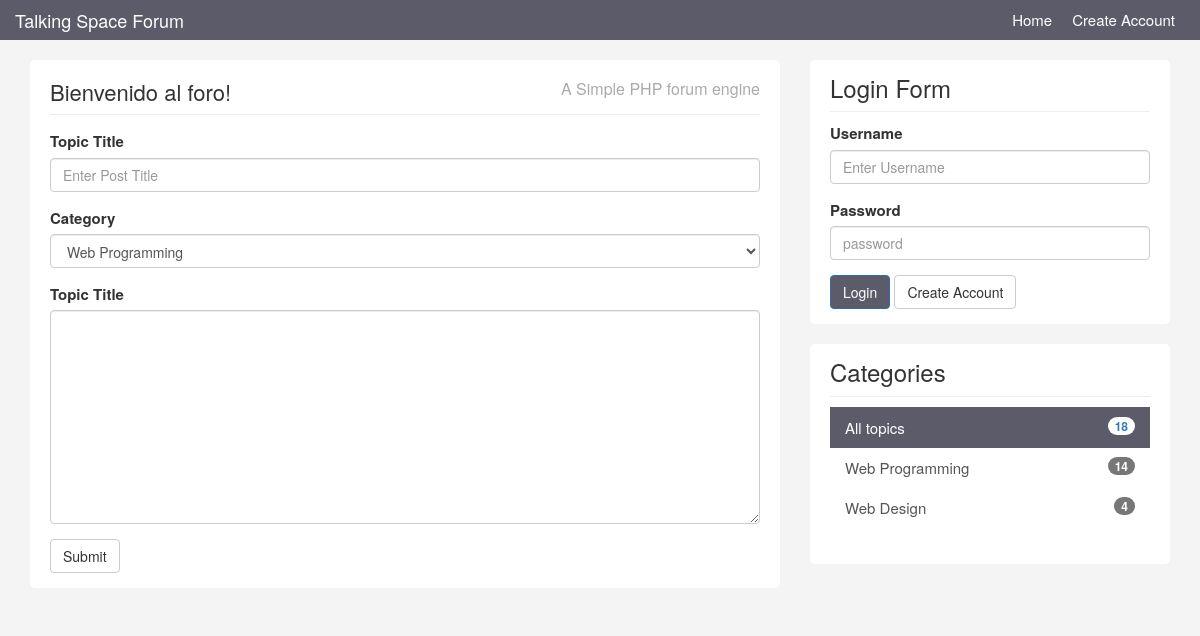
Page /create.php on the committed database.
### tables this page shows
CREATE TABLE `categories` (
  `id` int(11) NOT NULL AUTO_INCREMENT,
  `name` varchar(255) NOT NULL,
  `description` text NOT NULL,
  PRIMARY KEY (`id`)
);

### htdocs/libraries/Template.php (called while the page is built, shortened)
<?php
class Template {
    protected $template;
    public function __construct($template){
        $this->template = $template;
    }
    public function __toString(){
        include basename($this->template);
        return ob_get_clean();
    }
}

### htdocs/libraries/Database.php (called while the page is built, shortened)
<?php
class Database{
    private $host = DB_HOST;
    private $user = DB_USER;
    private $pass = DB_PASS;
    private $dbname = DB_NAME;
    private $dbh;
    private $stmt;
    public function __construct(){
        $dsn = 'mysql:host=' . $this->host . ';dbname=' . $this->dbname;
        $options = array(
            PDO::ATTR_PERSISTENT => true,
            PDO::ATTR_ERRMODE => PDO::ERRMODE_EXCEPTION
        );
        try {
            $this->dbh = new PDO($dsn, $this->user, $this->pass, $options);
        }catch (PDOException $e) {
            $this->error = $e->getMessage();
        }
    }
    public function query($query){
        $this->stmt = $this->dbh->prepare($query);
    }
    public function bind($param, $value, $type = null){
        if (is_null($type)) {
            switch (true) {
                default:
                    $type = PDO::PARAM_STR;
            }
        }
        $this->stmt->bindValue($param, $value, $type);
    }
    public function execute(){
        return $this->stmt->execute();
    }
    public function resultset(){
        $this->execute();
        return $this->stmt->fetchAll(PDO::FETCH_ASSOC);
    }
    public function rowCount(){
        return $this->stmt->rowCount();
    }
}
?>

### htdocs/helpers/db_helper.php (called while the page is built, shortened)
<?php
    function getCategories(){
        $db=new Database;
        $db->query('select * from categories');
        $results = $db->resultset();
        return $results;
    }
    function postCountByCategory($category_id){
        $db = new Database;
        $db->query('select * from topics where category_id = :category_id');
        $db->bind(':category_id',$category_id);
        $result = $db->resultset();
        $category_count = $db->rowCount();
        return $category_count;
    }
    function totalPostCount(){
        $db = new Database;
        $db->query('select * from topics where 1');
        $result = $db->resultset();
        $count = $db->rowCount();
        return $count;
    }
?>

### htdocs/helpers/system_helper.php (called while the page is built, shortened)
<?php
function isLoggedIn(){
    if(isset($_SESSION['is_logged_in'])){
        return true;
    } else {
        return false;
    }
}
?>

### htdocs/helpers/format_helper.php (called while the page is built, shortened)
<?php
function is_active($category){
    if(isset($_GET['category'])){
        if($_GET['category'] == $category){
            return 'active';
        } else {
            return '';
        }
    } else {
        if($category == null){
        return 'active';
        }
    }
}
?>

### htdocs/templates/create.php (the view, shortened to what this page needs)
<?php include('includes/header.php'); ?>
                        <form role="form" method="post" action="create.php">
                            <div class="form-group">
                                <label>Topic Title</label>
                                <input type="text" class="form-control" name="title" placeholder="Enter Post Title" />
                            </div>
                            <div class="form-group">
                                <label>Category</label>
                                <select class="form-control" name="category_id">
                                    <?php foreach(getCategories() as $category) : ?>
                                        <option value="<?php echo $category['id']; ?>"><?php echo $category['name']; ?></option>
                                    <?php endforeach; ?>
                                </select>
                            </div>
                            <div class="form-group">
                                <label>Topic Title</label>
                                <textarea id="body" rows="10" cols="80" class="form-control" name="body"></textarea>
                            </div>
                            <button type="submit" class="btn btn-default" name="do_create">Submit</button>
                        </form>
<?php include('includes/footer.php'); ?>

### htdocs/templates/includes/footer.php
                    </div>
                </div>
            </div>
            <div class="col-md-4">
                <div class="sidebar">
                    <div class="block">
                        <h3>Login Form</h3>
                        <?php if(isLoggedIn()) : ?>
                            <div class="userdata">
                                Logged in as <?php echo getUser()['name']; ?>
                            </div>
                            <br />
                            <form role="form" method="post" action="logout.php">
                                <input type="submit" name="do_logout" class="btn btn-default" value="Log Out" />
                            </form>
                        <?php else : ?>
                            <form role="form" method="post" action="login.php">
                                <div class="form-group">
                                    <label>Username</label>
                                    <input name="username" type="text" class="form-control" placeholder="Enter Username" />
                                </div>
                                <div class="form-group">
                                    <label>Password</label>
                                    <input name="password" type="password" class="form-control" placeholder="password" />
                                </div>
                                <button name="do_login" type="submit" class="btn btn-primary">Login</button> <a class="btn btn-default" href="register.html">Create Account</a>
                            </form>
                        <?php endif; ?>
                    </div>
                    <div class="block">
                        <h3>Categories</h3>
                        <div class="list-group">
                            <a href="topics.php" class="list-group-item <?php echo is_active(null); ?>">All topics <span class="badge pull-right"><?php echo totalPostCount() ;?></span></a>
                            <?php foreach(getCategories() as $category) : ?>
                                <a href="topics.php?category=<?php echo $category['id']; ?>" class="list-group-item <?php echo is_active($category['id']); ?>">
                                    <?php echo $category['name']; ?>
                                    <span class="badge pull-right">
                                        <?php echo postCountByCategory($category['id']) ;?>
                                    </span>
                            </a>
                            <?php endforeach; ?>
                        </div>
                    </div>
                </div>
            </div>
        </div>
    </div>
  </body>
</html>

### htdocs/templates/css/custom.css (style rules this page uses)
body { padding-top:60px; background: #f4f4f4; font-size: 15px; }
a { color:#5c5b69; }
h3 { margin-bottom: 5px; }
.block { background: #fff; border-radius: 5px; padding: 15px 20px; margin-bottom:20px; }
.sidebar .block h3 { margin: 0 0 10px 0; padding-bottom: 10px; border-bottom: #eee solid 1px; }
a.list-group-item.active, a.list-group-item.active:hover, a.list-group-item.active:focus { background: #5c5b69; border-radius: 0; }
.list-group-item { border:0; }
.btn-primary { background:#5c5b69; }

### rows in the picture
categories: name "Web Programming", id "14"
categories: name "Web Design", id "4"

### other values in the picture
$title "Bienvenido al foro!"
totalPostCount() "18"
form field category_id "Web Programming"
